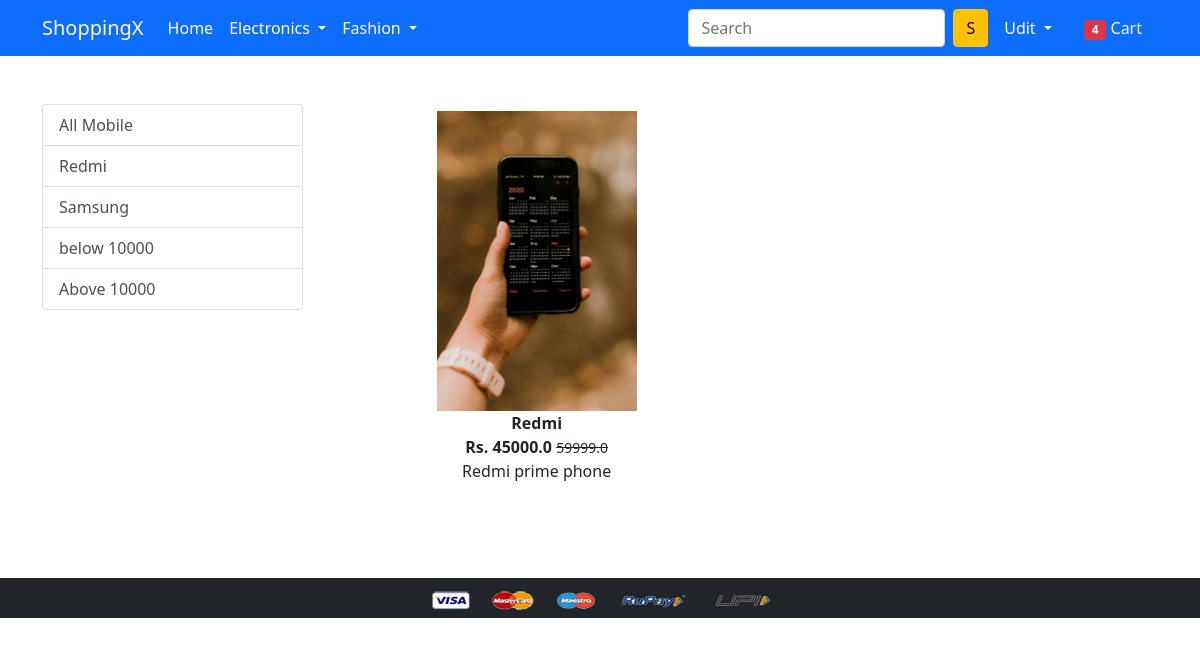
Screenshot of /mobile/Redmi (signed in) with the database file from the repository.
### app/models.py (models this page shows, shortened)
class Product(models.Model):
    title=models.CharField(max_length=100)
    selling_price=models.FloatField()
    discount_price=models.FloatField()
    description=models.TextField()
    brand=models.CharField(max_length=100)
    category=models.CharField(choices=CATEGORY_CHOICES,max_length=2)
    product_image=models.ImageField(upload_to='producting')

### app/views.py (the view)
# urls.py: path('mobile/', views.mobile, name='mobile'),
def mobile(request, data=None):
    mobiles = Product.objects.none()
    if data is None:
        mobiles = Product.objects.filter(category='M')
    elif data in ['Redmi', 'Samsung']:  # Filter by brand
        mobiles = Product.objects.filter(category='M', brand=data)
    elif data == 'below':
        mobiles = Product.objects.filter(category='M', discount_price__lt=10000)  # Filter by price below 10000
    elif data == 'above':
        mobiles = Product.objects.filter(category='M', discount_price__gt=10000)  # Filter by price below 10000
    return render(request, 'app/mobile.html', {'mobiles': mobiles})

### app/templates/app/mobile.html (shortened to what this page needs)
{% extends 'app/base.html' %}
{% load static %}
{% block main-content %}
<div class="container my-5">
    <div class="row">
        <div class="col-sm-3">
            <div class="list-group">
                <a href="{% url 'mobile' %}" class="list-group-item list-group-item-action" aria-current='true'>All Mobile</a>
                <a href="{% url 'mobiledata' 'Redmi' %}" class="list-group-item list-group-item-action" aria-current='true'>Redmi</a>
                <a href="{% url 'mobiledata' 'Samsung' %}" class="list-group-item list-group-item-action" aria-current='true'>Samsung</a>
                <a href="{% url 'mobiledata' 'below' %}" class="list-group-item list-group-item-action" aria-current='true'>below 10000</a>
                <a href="{% url 'mobiledata' 'above' %}" class="list-group-item list-group-item-action" aria-current='true'>Above 10000</a>
            </div>
        </div>
        <div class="col-sm-8 offset-sm-1">
            <div class="row">
                {% for product in mobiles %}
                <div class="col-sm-4 text-center mb-4">
                    <a href="{% url 'product-detail' product.id %}" class="btn">
                        <div class="item">
                            <img src="{{ product.product_image.url }}" alt="{{ product.title }}" class="img-fluid" style="height: 300px; width: 100%; object-fit: cover;">
                            <div class="fw-bold">{{ product.title }}</div>
                            <div class="fw-bold">Rs. {{ product.discount_price }}
                                <small class="fw-light text-decoration-line-through">{{ product.selling_price }}</small>
                            </div>
                            <p>{{ product.description }}</p>
                        </div>
                    </a>
                </div>
                {% empty %}
                <div class="col-12">
                    <p>No mobiles available.</p>
                </div>
                {% endfor %}
            </div>
        </div>
    </div>
</div>
{% endblock main-content %}

### app/templates/app/base.html (shortened to what this page needs)
<!doctype html>
{% load static %}
<html lang="en">
  <head>
    <link href="https://cdn.jsdelivr.net/npm/bootstrap@5.0.0-beta1/dist/css/bootstrap.min.css" rel="stylesheet">
    <link rel="stylesheet" href="{% static 'app/css/owl.carousel.min.css' %}">
    <link rel="stylesheet" href="{% static 'app/css/all.min.css' %}">
    <link rel="stylesheet" href="{% static 'app/css/style.css' %}">
  </head>
  <body>
    <nav class="navbar navbar-expand-lg navbar-dark bg-primary">
      <div class="container">
        <a class="navbar-brand" href="/">ShoppingX</a>
        <div class="collapse navbar-collapse" id="navbarSupportedContent">
          <ul class="navbar-nav me-auto mb-2 mb-lg-0">
            <li class="nav-item">
              <a class="nav-link active" aria-current="page" href="/">Home</a>
            </li>
            <li class="nav-item dropdown">
              <a class="nav-link dropdown-toggle text-white" href="#" id="electronicsDropdown" role="button" data-bs-toggle="dropdown" aria-expanded="false">
                Electronics
              </a>
            </li>
            <li class="nav-item dropdown">
              <a class="nav-link dropdown-toggle text-white" href="#" id="fashionDropdown" role="button" data-bs-toggle="dropdown" aria-expanded="false">
                Fashion
              </a>
            </li>
          </ul>
          <form class="d-flex">
            <input class="form-control me-2" type="search" placeholder="Search" aria-label="Search">
            <button class="btn btn-warning" type="submit">S</button>
          </form>
          <div>
            <ul class="navbar-nav me-auto mb-2 mb-lg-0">
              {% if request.user.is_authenticated %}
                <li class="nav-item dropdown mx-2">
                  <a class="nav-link dropdown-toggle text-white" href="#" id="profileDropdown" role="button" data-bs-toggle="dropdown" aria-expanded="false">
                    {{ request.user.username |capfirst}}
                  </a>
                </li>
                <li class="nav-item mx-2">
                  <a href="{% url 'showcart' %}" class="nav-link text-white">
                    <span class="badge bg-danger">4</span> Cart
                  </a>
                </li>
              {% endif %}
            </ul>
          </div>
        </div>
      </div>
    </nav>
    {% block main-content %}{% endblock main-content %}
    <footer class="container-fluid bg-dark text-center p-2 mt-5">
      <img src="{% static 'app/images/payment.png' %}" alt="Payment Methods" class="img-fluid" height="2px">
    </footer>
  </body>
</html>

### rows the page displays
Product: product_image (picture), title "Redmi", discount_price "45000.0", selling_price "59999.0", description "Redmi prime phone"

### other values shown
{{ request.user.username |capfirst }} "Udit"
